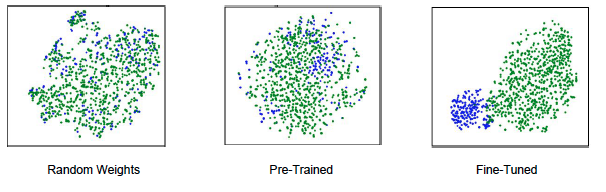
#> input picture 1st-place/tSNE.jpg, 606 x 192 px; its folder holds only this picture in this run
$ python -i morph.py   (imports and definitions only)   (older library calls are emulated)
#> lines starting #> are read from the running program, lines starting #| are printed output that depends on the picture
from PIL import Image
from PIL import ImageEnhance as ie
import glob, os
import random, numpy, multiprocessing


def morph(file, im):
    h_scale = random.uniform(0.8, 1.2)
    w_scale = random.uniform(0.8, 1.2)
    rot = random.randint(0, 359)
    flipit = random.randint(0, 1)
    col = random.uniform(0.8, 1.2)
    con = random.uniform(0.8, 1.2)
    bri = random.uniform(0.8, 1.2)
    sharp = random.uniform(0.8, 1.2)
    longer_side = max(im.size)
    new_size = 256
    im.thumbnail((new_size, new_size), Image.ANTIALIAS)
    w = im.size[0]
    h = im.size[1]
    im = im.resize((int(round(w_scale*w)), int(round(h_scale*h))), Image.ANTIALIAS)
    im = im.rotate(rot)
    if flipit:
        im = im.transpose(Image.FLIP_LEFT_RIGHT)
    en = ie.Color(im)
    im = en.enhance(col)
    en = ie.Brightness(im)
    im = en.enhance(bri)
    en = ie.Contrast(im)
    im = en.enhance(con)
    en = ie.Sharpness(im)
    im = en.enhance(sharp)
    horizontal_pad = (longer_side - im.size[0]) / 2
    vert_pad = (longer_side - im.size[1]) / 2
    im = im.crop((-horizontal_pad, -vert_pad, im.size[0] + horizontal_pad, im.size[1] + vert_pad))
    nm = "_rot" + str(rot) + "_flip_" + str(flipit) + "_h" + str(h_scale) + "_w" + str(w_scale) + "_col" + str(col) + "_bri" + str(bri) + "_con" + str(con) + "_sharp" + str(sharp) + ".jpg"
    im.save(file + nm, "JPEG")

def run(in_file):
#> called with in_file = '../../1st-place/tSNE.jpg'
    file, ext = os.path.splitext(in_file)
    im = Image.open(in_file)
#> im is the input picture: PIL image 606x192 RGBA; mean R, G, B, A 229.9, 237.9, 234.2, 255
    for i in range(1, 20):
        morph(file, im)
#> this loop made 19 passes
#> pass 1, in morph, `im = im.resize((int(round(w_scale*w)), int(round(h_scale*h))), Image.A..`:
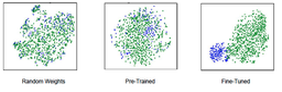
#> im: PIL image 282x92 RGBA; mean R, G, B, A 228, 236.4, 232.6, 255
#> pass 1, in morph, `im = im.rotate(rot)`:
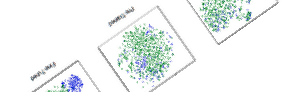
#> im: PIL image 282x92 RGBA; mean R, G, B, A 129.7, 133.9, 132.9, 144.8; transparent parts drawn white

pool = multiprocessing.Pool(8)

# [1 line not run here, left out]

>>> result = run('../../1st-place/tSNE.jpg')
